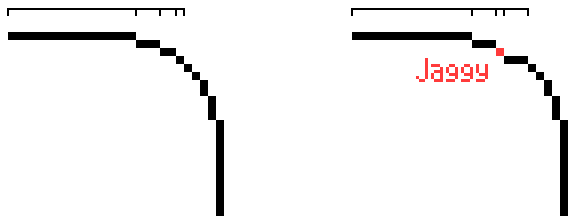
#> input picture tools/portfolio-pixel/cat-v2/refs/derekyu-jaggies-curves.png, 576 x 224 px
$ python sleephead.py ../../portfolio-pixel/cat-v2/refs/derekyu-jaggies-curves.png
#> lines starting #> are read from the running program, lines starting #| are printed output that depends on the picture; after the words box and inside, x2 and y2 are one past the last pixel; in counts of white or black regions, pixels touching at a corner belong together
### tools/comics-video/v10/keying.py
"""
Key a flat background out of generated art, and find where the head actually is.

Both of the generators we use hand back a solid-background raster -- ChatGPT's
heads come on light grey (246,243,244), the emoji frames on white -- and dropping
either straight into the film paints a rectangle over whatever is behind it. That
is exactly what happened: the disintegration cut a white hole through the race
track for a second and a half.

The tolerance band is tight on purpose. Dev 1's face fill is (227,225,225),
only 19 levels off his own background, so a generous ramp turns his cheeks
half-transparent. lo=5/hi=12 keeps the fill solid and still feathers the
antialiased outline.
"""
import numpy as np
from PIL import Image

LO, HI = 5, 12


def background(a):
    """The flat colour the art was generated on, read off the four corners."""
    h, w = a.shape[:2]
    return np.median(np.stack([a[2, 2], a[2, w - 3], a[h - 3, 2], a[h - 3, w - 3]]),
                     axis=0)


def key(im, lo=LO, hi=HI):
    """RGBA copy with the background colour taken to alpha, feathered."""
#> called with lo = 5, hi = 12
    rgb = np.array(im.convert("RGB")).astype(np.int16)
    d = np.abs(rgb - background(rgb).astype(np.int16)).max(axis=-1)
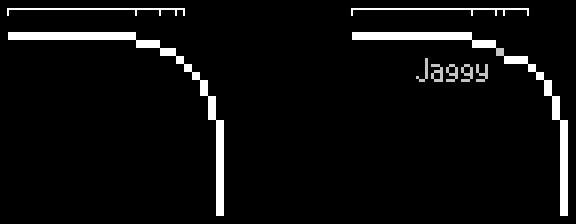
#> d: shape (224, 576) int16; min 0, max 255, mean 12.8
    alpha = np.clip((d - lo) / (hi - lo), 0, 1) * 255
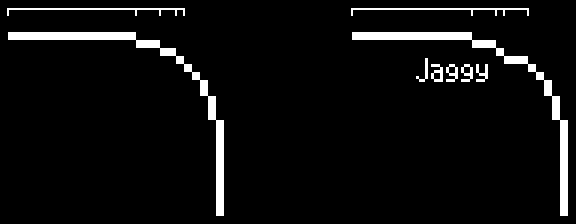
#> alpha: shape (224, 576) float64; 5.2% white; 9 white regions, largest, box (x1, y1, x2, y2) and area: (8, 32, 224, 216) 2624, (352, 32, 568, 216) 2624, (7, 8, 185, 16) 416
    out = np.dstack([rgb.astype(np.uint8), alpha.astype(np.uint8)])
#> out is the input picture: shape (224, 576, 4); mean R, G, B, A 243.1, 242.2, 242.2, 13.1
    return Image.fromarray(out, "RGBA")


def trim(im):
    """Crop to the visible content."""
    box = im.split()[-1].point(lambda v: 255 if v > 12 else 0).getbbox()
#> box = (7, 8, 568, 216)
    return im.crop(box) if box else im
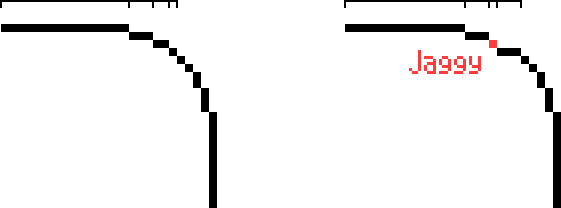
#> returned value: PIL image 561x208 RGBA; mean R, G, B, A 241.9, 240.8, 240.8, 14.5; transparent parts drawn white


# [33 lines left out: function head, not called in this run]

### tools/comics-video/v10/sleephead.py
"""
Prepare a generated head for the film and print the numbers spec.py needs.

    python3 v10/sleephead.py ~/Downloads/whatever.png [outname]

Keys the flat background out (see keying.py -- generated art arrives on solid
grey or white and otherwise paints a rectangle over the scene), trims it, and
solves for the aspect ratio, scale and offset that make its FACE land in exactly
the same place at exactly the same size as face.png. Without that, swapping poses
reads as the head jumping and resizing rather than as an expression change.
"""
import os
import sys

from PIL import Image

import keying

PLATES = os.path.join(os.path.dirname(os.path.abspath(__file__)),
                      "..", "public", "v10", "plates")


def main(src, name="face-sleep.png"):
    im = keying.trim(keying.key(Image.open(src)))
    out = os.path.join(PLATES, name)
    im.save(out)

#> (the run stopped early here; a loop or call above may not have finished)
